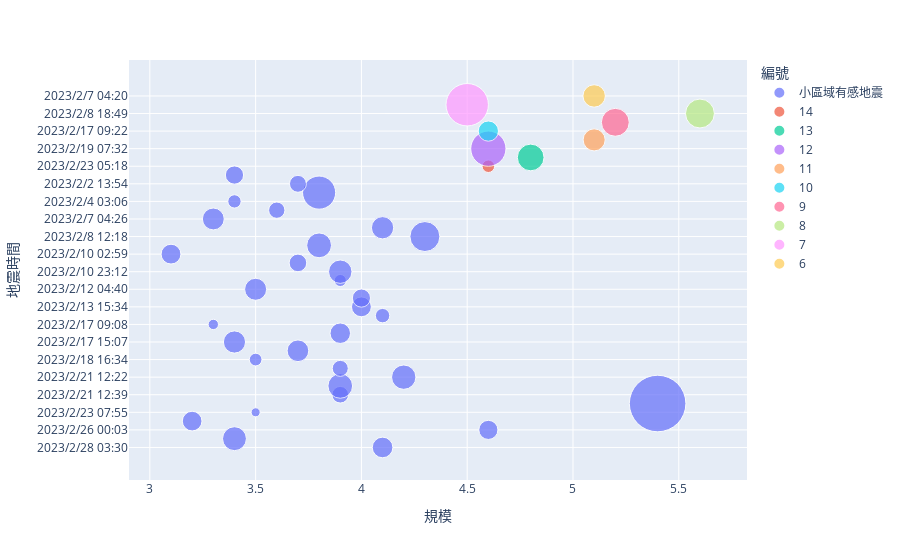

Notebook cell for this chart:
### Code cell
import pandas as pd
#資料源自中央氣象局地震測報中心，載取2023年2月份資料
eq02 = pd.read_csv("eq202302.csv", encoding='big5')

import plotly.express as px
fig = px.scatter(eq02, x="規模", y="地震時間", color="編號", hover_name="位置", size="深度", size_max=40)
fig.show()

### Figure 1 — Plotly figure (JSON) as saved in the notebook; plotly's stock layout.template omitted (floating-point values rounded to 4 significant figures)
{"data": [{"hovertemplate": "<b>%{hovertext}</b><br><br>編號=小區域有感地震<br>規模=%{x}<br>地震時間=%{y}<br>深度=%{marker.size}<extra></extra>", "hovertext": ["臺東縣政府北北東方  52.6  公里 (位於臺東縣成功鎮)(臺東縣成功鎮)", "花蓮縣政府北方  37.3  公里 (位於花蓮縣秀林鄉)(花蓮縣秀林鄉)", "臺東縣政府南南東方  36.0  公里 (位於臺灣東南部海域)(臺灣東南部海域)", "臺東縣政府北北東方  52.2  公里 (位於臺東縣成功鎮)(臺東縣成功鎮)", "花蓮縣政府東方  11.0  公里 (位於臺灣東部海域)(臺灣東部海域)", "宜蘭縣政府東方  163.2  公里 (位於臺灣東部海域)(臺灣東部海域)", "花蓮縣政府西南方  32.7  公里 (位於花蓮縣鳳林鎮)(花蓮縣鳳林鎮)", "宜蘭縣政府南南東方  38.9  公里 (位於臺灣東部海域)(臺灣東部海域)", "宜蘭縣政府南南東方  36.1  公里 (位於宜蘭縣近海)(宜蘭縣近海)", "花蓮縣政府西南方  33.1  公里 (位於花蓮縣鳳林鎮)(花蓮縣鳳林鎮)", "屏東縣政府東南方  66.2  公里 (位於屏東縣牡丹鄉)(屏東縣牡丹鄉)", "花蓮縣政府西北方  14.2  公里 (位於花蓮縣秀林鄉)(花蓮縣秀林鄉)", "花蓮縣政府北北東方  34.5  公里 (位於花蓮縣近海)(花蓮縣近海)", "花蓮縣政府西南西方  15.3  公里 (位於花蓮縣秀林鄉)(花蓮縣秀林鄉)", "臺北市政府北方  13.7  公里 (位於臺北市士林區)(臺北市士林區)", "高雄市政府東北方  40.2  公里 (位於高雄市美濃區)(高雄市美濃區)", "花蓮縣政府南南西方  89.4  公里 (位於花蓮縣卓溪鄉)(花蓮縣卓溪鄉)", "臺東縣政府北方  38.2  公里 (位於臺東縣海端鄉)(臺東縣海端鄉)", "花蓮縣政府北北東方  34.3  公里 (位於花蓮縣近海)(花蓮縣近海)", "桃園市政府南南東方  28.2  公里 (位於桃園市復興區)(桃園市復興區)", "臺東縣政府南南東方  74.1  公里 (位於臺灣東南部海域)(臺灣東南部海域)", "宜蘭縣政府東南方  23.3  公里 (位於宜蘭縣近海)(宜蘭縣近海)", "花蓮縣政府西南西方  13.7  公里 (位於花蓮縣秀林鄉)(花蓮縣秀林鄉)", "臺東縣政府北北東方  66.8  公里 (位於臺東縣長濱鄉)(臺東縣長濱鄉)", "花蓮縣政府東南東方  42.5  公里 (位於臺灣東部海域)(臺灣東部海域)", "花蓮縣政府北北東方  34.2  公里 (位於花蓮縣近海)(花蓮縣近海)", "花蓮縣政府北北東方  33.5  公里 (位於花蓮縣近海)(花蓮縣近海)", "花蓮縣政府南南西方  69.4  公里 (位於花蓮縣卓溪鄉)(花蓮縣卓溪鄉)", "嘉義縣政府東方  43.8  公里 (位於嘉義縣阿里山鄉)(嘉義縣阿里山鄉)", "宜蘭縣政府西南方  18.2  公里 (位於宜蘭縣大同鄉)(宜蘭縣大同鄉)", "臺南市政府東北東方  38.9  公里 (位於臺南市南化區)(臺南市南化區)", "花蓮縣政府北北東方  32.8  公里 (位於花蓮縣近海)(花蓮縣近海)"], "legendgroup": "小區域有感地震", "marker": {"color": "#636efa", "size": [18.7, 25.1, 16.1, 17, 3.6, 140.5, 12.2, 26.7, 26, 11.3, 7.1, 20.6, 21.6, 18.4, 4.7, 9.1, 17.3, 14.5, 21.3, 6.4, 24.1, 13.6, 17.3, 27, 39.4, 21.8, 21, 11.7, 7.8, 48.1, 12.6, 14.6], "sizemode": "area", "sizeref": 0.08781, "symbol": "circle"}, "mode": "markers", "name": "小區域有感地震", "orientation": "h", "showlegend": true, "type": "scatter", "x": [4.1, 3.4, 4.6, 3.2, 3.5, 5.4, 3.9, 3.9, 4.2, 3.9, 3.5, 3.7, 3.4, 3.9, 3.3, 4.1, 4, 4, 3.5, 3.9, 3.9, 3.7, 3.1, 3.8, 4.3, 4.1, 3.3, 3.6, 3.4, 3.8, 3.7, 3.4], "xaxis": "x", "y": ["2023/2/28 03:30", "2023/2/26 14:22", "2023/2/26 00:03", "2023/2/25 14:06", "2023/2/23 07:55", "2023/2/22 01:00", "2023/2/21 12:39", "2023/2/21 12:29", "2023/2/21 12:22", "2023/2/21 07:39", "2023/2/18 16:34", "2023/2/18 10:48", "2023/2/17 15:07", "2023/2/17 09:35", "2023/2/17 09:08", "2023/2/16 08:30", "2023/2/13 15:34", "2023/2/13 05:51", "2023/2/12 04:40", "2023/2/11 05:18", "2023/2/10 23:12", "2023/2/10 08:07", "2023/2/10 02:59", "2023/2/10 01:52", "2023/2/8 12:18", "2023/2/7 06:12", "2023/2/7 04:26", "2023/2/6 14:37", "2023/2/4 03:06", "2023/2/3 22:48", "2023/2/2 13:54", "2023/2/1 16:03"], "yaxis": "y"}, {"hovertemplate": "<b>%{hovertext}</b><br><br>編號=14<br>規模=%{x}<br>地震時間=%{y}<br>深度=%{marker.size}<extra></extra>", "hovertext": ["花蓮縣政府東方  11.7  公里 (位於臺灣東部海域)(臺灣東部海域)"], "legendgroup": "14", "marker": {"color": "#EF553B", "size": [6.9], "sizemode": "area", "sizeref": 0.08781, "symbol": "circle"}, "mode": "markers", "name": "14", "orientation": "h", "showlegend": true, "type": "scatter", "x": [4.6], "xaxis": "x", "y": ["2023/2/23 05:18"], "yaxis": "y"}, {"hovertemplate": "<b>%{hovertext}</b><br><br>編號=13<br>規模=%{x}<br>地震時間=%{y}<br>深度=%{marker.size}<extra></extra>", "hovertext": ["花蓮縣政府南方  52.6  公里 (位於臺灣東部海域)(臺灣東部海域)"], "legendgroup": "13", "marker": {"color": "#00cc96", "size": [31.3], "sizemode": "area", "sizeref": 0.08781, "symbol": "circle"}, "mode": "markers", "name": "13", "orientation": "h", "showlegend": true, "type": "scatter", "x": [4.8], "xaxis": "x", "y": ["2023/2/21 19:01"], "yaxis": "y"}, {"hovertemplate": "<b>%{hovertext}</b><br><br>編號=12<br>規模=%{x}<br>地震時間=%{y}<br>深度=%{marker.size}<extra></extra>", "hovertext": ["宜蘭縣政府西南西方  14.7  公里 (位於宜蘭縣三星鄉)(宜蘭縣三星鄉)"], "legendgroup": "12", "marker": {"color": "#ab63fa", "size": [54.6], "sizemode": "area", "sizeref": 0.08781, "symbol": "circle"}, "mode": "markers", "name": "12", "orientation": "h", "showlegend": true, "type": "scatter", "x": [4.6], "xaxis": "x", "y": ["2023/2/19 07:32"], "yaxis": "y"}, {"hovertemplate": "<b>%{hovertext}</b><br><br>編號=11<br>規模=%{x}<br>地震時間=%{y}<br>深度=%{marker.size}<extra></extra>", "hovertext": ["南投縣政府南南東方  22.8  公里 (位於南投縣鹿谷鄉)(南投縣鹿谷鄉)"], "legendgroup": "11", "marker": {"color": "#FFA15A", "size": [21.4], "sizemode": "area", "sizeref": 0.08781, "symbol": "circle"}, "mode": "markers", "name": "11", "orientation": "h", "showlegend": true, "type": "scatter", "x": [5.1], "xaxis": "x", "y": ["2023/2/18 23:49"], "yaxis": "y"}, {"hovertemplate": "<b>%{hovertext}</b><br><br>編號=10<br>規模=%{x}<br>地震時間=%{y}<br>深度=%{marker.size}<extra></extra>", "hovertext": ["花蓮縣政府西南西方  16.2  公里 (位於花蓮縣秀林鄉)(花蓮縣秀林鄉)"], "legendgroup": "10", "marker": {"color": "#19d3f3", "size": [18], "sizemode": "area", "sizeref": 0.08781, "symbol": "circle"}, "mode": "markers", "name": "10", "orientation": "h", "showlegend": true, "type": "scatter", "x": [4.6], "xaxis": "x", "y": ["2023/2/17 09:22"], "yaxis": "y"}, {"hovertemplate": "<b>%{hovertext}</b><br><br>編號=9<br>規模=%{x}<br>地震時間=%{y}<br>深度=%{marker.size}<extra></extra>", "hovertext": ["花蓮縣政府南方  62.6  公里 (位於花蓮縣近海)(花蓮縣近海)"], "legendgroup": "9", "marker": {"color": "#FF6692", "size": [34.2], "sizemode": "area", "sizeref": 0.08781, "symbol": "circle"}, "mode": "markers", "name": "9", "orientation": "h", "showlegend": true, "type": "scatter", "x": [5.2], "xaxis": "x", "y": ["2023/2/11 19:35"], "yaxis": "y"}, {"hovertemplate": "<b>%{hovertext}</b><br><br>編號=8<br>規模=%{x}<br>地震時間=%{y}<br>深度=%{marker.size}<extra></extra>", "hovertext": ["花蓮縣政府南方  61.0  公里 (位於花蓮縣近海)(花蓮縣近海)"], "legendgroup": "8", "marker": {"color": "#B6E880", "size": [36.7], "sizemode": "area", "sizeref": 0.08781, "symbol": "circle"}, "mode": "markers", "name": "8", "orientation": "h", "showlegend": true, "type": "scatter", "x": [5.6], "xaxis": "x", "y": ["2023/2/8 18:49"], "yaxis": "y"}, {"hovertemplate": "<b>%{hovertext}</b><br><br>編號=7<br>規模=%{x}<br>地震時間=%{y}<br>深度=%{marker.size}<extra></extra>", "hovertext": ["宜蘭縣政府東北東方  7.0  公里 (位於宜蘭縣近海)(宜蘭縣近海)"], "legendgroup": "7", "marker": {"color": "#FF97FF", "size": [79.1], "sizemode": "area", "sizeref": 0.08781, "symbol": "circle"}, "mode": "markers", "name": "7", "orientation": "h", "showlegend": true, "type": "scatter", "x": [4.5], "xaxis": "x", "y": ["2023/2/8 05:48"], "yaxis": "y"}, {"hovertemplate": "<b>%{hovertext}</b><br><br>編號=6<br>規模=%{x}<br>地震時間=%{y}<br>深度=%{marker.size}<extra></extra>", "hovertext": ["花蓮縣政府北北東方  34.3  公里 (位於花蓮縣近海)(花蓮縣近海)"], "legendgroup": "6", "marker": {"color": "#FECB52", "size": [22.1], "sizemode": "area", "sizeref": 0.08781, "symbol": "circle"}, "mode": "markers", "name": "6", "orientation": "h", "showlegend": true, "type": "scatter", "x": [5.1], "xaxis": "x", "y": ["2023/2/7 04:20"], "yaxis": "y"}], "layout": {"legend": {"itemsizing": "constant", "title": {"text": "編號"}, "tracegroupgap": 0}, "margin": {"t": 60}, "xaxis": {"anchor": "y", "domain": [0, 1], "title": {"text": "規模"}}, "yaxis": {"anchor": "x", "domain": [0, 1], "title": {"text": "地震時間"}}}}
